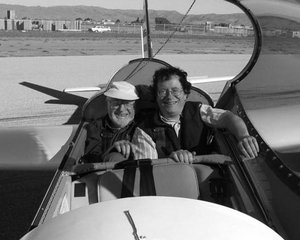
//> input picture apps/darkly/template-matcher/input.jpg, 300 x 240 px, given in place of the camera
$ ./main   (built with g++ and OpenCV 4)
//> lines starting //> are read from the running program, lines starting //| are printed output that depends on the picture; after the words box and inside, x2 and y2 are one past the last pixel; in counts of white or black regions, pixels touching at a corner belong together
// Based off code from code.ros
// https://code.ros.org/trac/opencv/browser/trunk/opencv/samples/c/demhist.c?rev=1429 (link may be broken)

#include <stdio.h>
#include <iostream>

#include "opencv2/highgui/highgui.hpp"
#include "opencv2/imgproc/imgproc.hpp"

using namespace cv;
using namespace std;

#include "../logging.h"
int _brightness = 100;
int _contrast = 100;

Mat src_image;
Mat dst_image;
Mat histImg;
MatND hist;
Mat lut_mat;

const char *TAG = "intensity-changer";

int main(int argc, char** argv) {
  DEBUG("inside main");
//> (this line was passed over: DEBUG is not available in this run)
  VideoCapture capture;
  if (argc >= 3 && strncmp(argv[1], "-v", 2) == 0) {
    DEBUG("Reading from file");
    capture = VideoCapture(argv[2]);
  } else {
    DEBUG("Capturing from camera");
//> (this line was passed over: DEBUG is not available in this run)
    capture = VideoCapture(0);
  }

  // Couldn't get a device? Throw an error and quit
  if(!capture.isOpened()) {
    cout << "Could not initialize capturing\n";
    return -1;
  }
  DEBUG("camera opened");
//> (this line was passed over: DEBUG is not available in this run)

  // namedWindow("image", 0);
  namedWindow("histogram", 0);

  createTrackbar("brightness", "histogram", &_brightness, 200);
  createTrackbar("contrast", "histogram", &_contrast, 200);

  lut_mat.create(1, 256, CV_8UC1);

  Mat frame;
  while (true) {
    DEBUG("before reading frame");
//> (this line was passed over: DEBUG is not available in this run)
    capture.read(frame);
//> frame is the input picture: 240 rows x 300 cols, CV_8UC3; min 0, max 255, mean 118.1
    if (frame.empty()) break;
    DEBUG("after reading frame");
//> (this line was passed over: DEBUG is not available in this run)

    cvtColor(frame, src_image, CV_BGR2GRAY, 1);

    // Applies intensity_changer algorithm to image
    // update_brightcont(0);
    int brightness = _brightness - 100;
    int contrast = _contrast - 100;
    int i;

    /*
     * The algorithm is by Werner D. Streidt
     * (http://visca.com/ffactory/archives/5-99/msg00021.html)
     */
    uchar *lut = lut_mat.ptr();
    if (contrast > 0) {
      double delta = 127. * contrast / 100;
      double a = 255. / (255. - delta * 2);
      double b = a * (brightness - delta);
      for (i = 0; i < 256; i++) {
          int v = cvRound(a * i + b);
          if( v < 0 )
              v = 0;
          if( v > 255 )
              v = 255;
          lut[i] = (uchar)v;
      }
    } else {
      double delta = -128. * contrast / 100;
      double a = (256. - delta * 2) / 255.;
      double b = a * brightness + delta;
      for (i = 0; i < 256; i++) {
        int v = cvRound(a * i + b);
        if (v < 0) v = 0;
        if(v > 255) v = 255;
        lut[i] = (uchar)v;
      }
    }

    LUT(src_image, lut_mat, dst_image);
    // imshow("image", dst_image);

    int bins = 256;
    int histSize[] = {bins};
    float lranges[] = {0, 256};
    const float* ranges[] = {lranges};
    int channels[] = {0};
    int const hist_height = 256;
    Mat3b hist_image = Mat3b::zeros(hist_height, bins);
    calcHist(&dst_image, 1, channels, Mat(),
      hist, 1, histSize, ranges, true, false);
//> hist = 256 values, max 993 at index 192, min 0 at index 128, mean 281.2

    double max_val = 0;
    minMaxLoc(hist, 0, &max_val);
//> max_val = 993
    for (int i = 0; i < bins; i++) {
      float const binVal = hist.at<float>(i);
      int const height = cvRound(binVal * hist_height / max_val);
      line(hist_image,
        Point(i, hist_height - height),
        Point(i, hist_height),
        Scalar::all(255));
    }
//> this loop made 256 passes
//> (binVal, height) on passes 1 to 3: (53, 14), (28, 7), (33, 9)
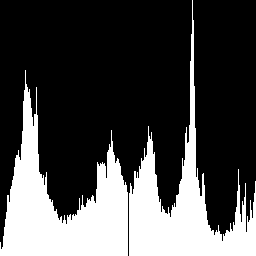
//> hist_image: 256 rows x 256 cols, CV_8UC3; 28.3% white; 2 white regions, box (x1, y1, x2, y2) and area: (0, 70, 128, 256) 9918, (129, 0, 256, 256) 8640

    imshow("histogram", hist_image);
    DEBUG("displayed image");
//> (this line was passed over: DEBUG is not available in this run)

    // Wait for a keypress
    if (waitKey(5) == 27) {
//> the Esc key is pressed
        DEBUG("received escape key");
//> (this line was passed over: DEBUG is not available in this run)
        break;
    }
  }
  return 0;
}
